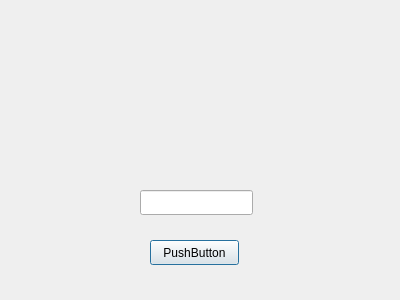
<?xml version="1.0" encoding="UTF-8"?>
<ui version="4.0">
 <class>Dialog</class>
 <widget class="QDialog" name="Dialog">
  <property name="geometry">
   <rect>
    <x>0</x>
    <y>0</y>
    <width>400</width>
    <height>300</height>
   </rect>
  </property>
  <property name="windowTitle">
   <string>Dialog</string>
  </property>
  <widget class="QLineEdit" name="lineEdit">
   <property name="geometry">
    <rect>
     <x>140</x>
     <y>190</y>
     <width>113</width>
     <height>25</height>
    </rect>
   </property>
  </widget>
  <widget class="QPushButton" name="pushButton">
   <property name="geometry">
    <rect>
     <x>150</x>
     <y>240</y>
     <width>89</width>
     <height>25</height>
    </rect>
   </property>
   <property name="text">
    <string>PushButton</string>
   </property>
  </widget>
 </widget>
 <resources/>
 <connections/>
</ui>
